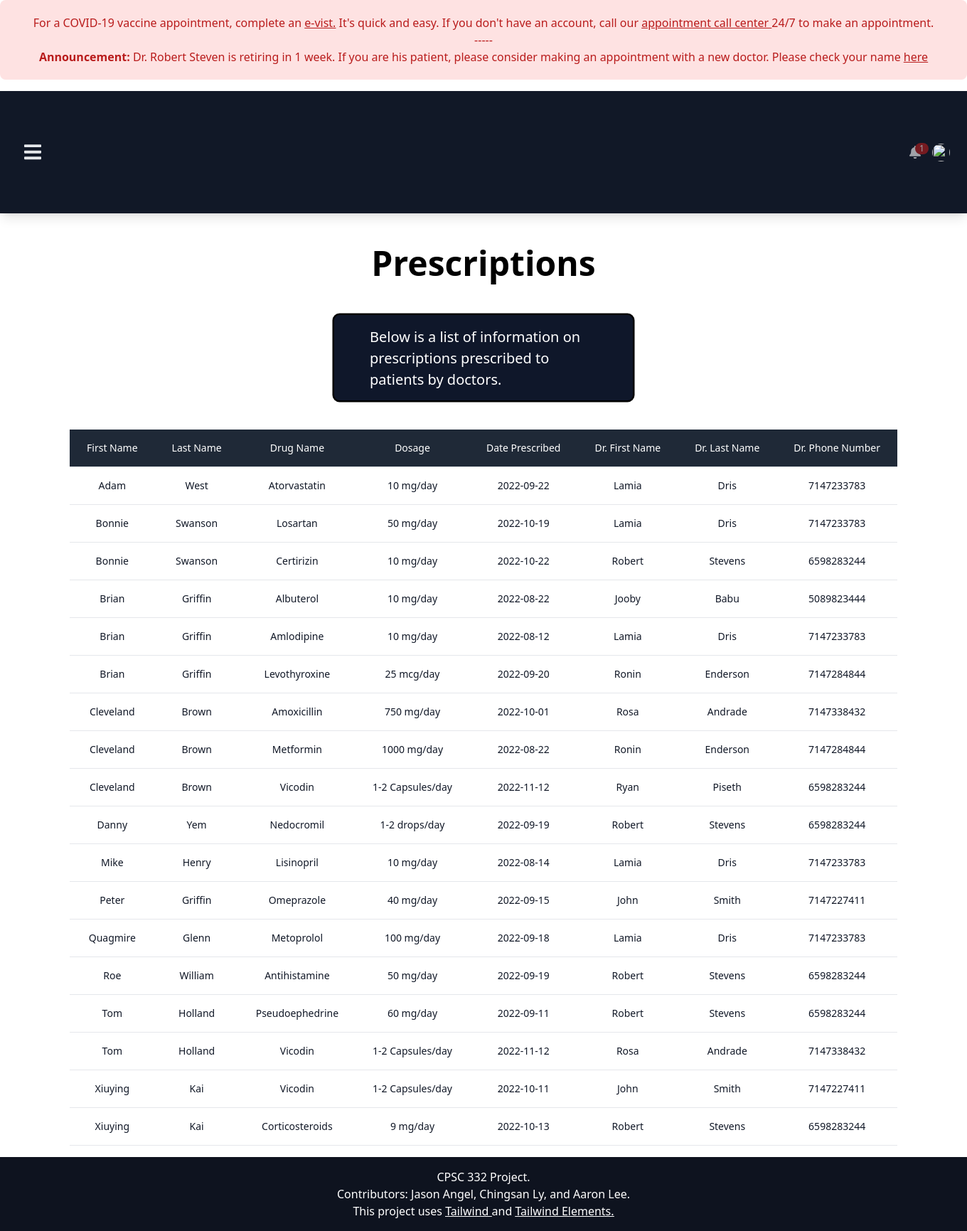
Page /prescriptions.php on the committed database.
### tables this page shows
CREATE TABLE Patient (
  SSN int NOT NULL,
  Last_Name varchar(50),
  PhoneNumber varchar(10),
  Street_Name varchar(50),
  Street_Number varchar(50),
  City varchar(50),
  State varchar(2),
  Zip_Code varchar(9),
  First_Name varchar(10),
  Insurance_ID varchar(15)
);

CREATE TABLE Prescription (
	Prescription_ID int NOT NULL,
    Drug_Name varchar(50),
    Dosage varchar(50),
    Number_Refill int,
    Date_Prescribed DATE,
    Most_Recent_Filling DATE,
    Prescribed_by varchar(50),
    Patient_SSN int NOT NULL,
    FOREIGN KEY (Patient_SSN) REFERENCES Patient(SSN)
    );

CREATE TABLE Drug (
	Drug_Name varchar(50) PRIMARY KEY,
    Dosage varchar(50)
    );

CREATE TABLE Doctor_Prescribe (
	Prescription_ID INT NOT NULL,
    Date_Prescribed DATE,
    Prescribed_by varchar(50),
    FOREIGN KEY (Prescribed_by) REFERENCES Doctor(DoctorID)
);

CREATE TABLE Doctor (
	DoctorID varchar(50),
    Last_Name varchar(50),
    First_Name varchar(50) UNIQUE,
    Phone_Number varchar(10),
    Specialty varchar(40),
    Salary varchar(40)
    
    );

### prescriptions.php (the view, shortened to what this page needs)
<!DOCTYPE html>
<html lang="en">
<?php include('header.php'); ?>
<main style="min-height: calc(100vh - 176px - 104px);">
    <h1 class="font-semibold leading-tight text-5xl mt-0 mb-2 text-grey-600 bold text-center mt-10">Prescriptions</h1>
    <div class="flex items-center justify-center mb-10 scale-125">
        <div class="border-2 border-black bg-slate-900 basis-3/12 text-white rounded-lg mt-10 px-10 py-3">
            <p>Below is a list of information on prescriptions prescribed to patients by doctors.</p>
        </div>
    </div>
    <?php
        $server = 'localhost';
        $username = 'root';
        $password = '';
        $database = 'docOffice';
        $connection = new mysqli($server, $username, $password, $database, 3306) or die("not connected");
        $sql = "select Patient.First_Name, Patient.Last_Name, Prescription.Drug_Name, Drug.Dosage, Doctor_Prescribe.Date_Prescribed, Doctor.First_Name as Dr_Fname, Doctor.Last_Name as Dr_Lname, Doctor.Phone_Number as Dr_PhoneNum
                    from Patient, Prescription, Doctor, Doctor_Prescribe, Drug
                    where Prescription.Patient_SSN = Patient.SSN and Doctor_Prescribe.Prescribed_by = Doctor.DoctorID
                    AND Prescription.Drug_Name = Drug.Drug_Name
                    AND Prescription.Prescription_ID = Doctor_Prescribe.Prescription_ID
                    order by Patient.First_Name asc";
        $result = mysqli_query($connection, $sql);
        print "<div class = 'flex items-center justify-center'>";
        print "<div class='flex flex-ol'>";
        print "<div class='overflow-x-auto sm:-mx-6 lg:-mx-8'>";
        print "<div class='py-4 inline-block min-w-full sm:px-6 lg:px-8'>";
        print "<div class='overflow-hidden'>";
        print "<table class='min-w-full text-center'>";
        print "<thead class='border-b bg-gray-800'>";
        print "<tr>";
        print "<th scope='col' class='text-sm font-medium text-white px-6 py-4'>";
        print "First Name";
        print "</th>";
        print "<th scope='col' class='text-sm font-medium text-white px-6 py-4'>";
        print "Last Name";
        print "</th>";
        print "<th scope='col' class='text-sm font-medium text-white px-6 py-4'>";
        print "Drug Name";
        print "</th>";
        print "<th scope='col' class='text-sm font-medium text-white px-6 py-4'>";
        print "Dosage";
        print "</th>";
        print "<th scope='col' class='text-sm font-medium text-white px-6 py-4'>";
        print "Date Prescribed";
        print "</th>";
        print "<th scope='col' class='text-sm font-medium text-white px-6 py-4'>";
        print "Dr. First Name";
        print "</th>";
        print "<th scope='col' class='text-sm font-medium text-white px-6 py-4'>";
        print "Dr. Last Name";
        print "</th>";
        print "<th scope='col' class='text-sm font-medium text-white px-6 py-4'>";
        print "Dr. Phone Number";
        print "</th>";
        print "</tr>";
        print "</thead class='border-b'>";
        print "<tbody>";
        while ($row = mysqli_fetch_array($result)) {
            print "<tr class='bg-white border-b'>";
            print "<td class='text-sm text-gray-900 font-light px-6 py-4 whitespace-nowrap'>$row[First_Name]</td>";
            print "<td class='text-sm text-gray-900 font-light px-6 py-4 whitespace-nowrap'>$row[Last_Name]</td>";
            print "<td class='text-sm text-gray-900 font-light px-6 py-4 whitespace-nowrap'>$row[Drug_Name]</td>";
            print "<td class='text-sm text-gray-900 font-light px-6 py-4 whitespace-nowrap'>$row[Dosage]</td>";
            print "<td class='text-sm text-gray-900 font-light px-6 py-4 whitespace-nowrap'>$row[Date_Prescribed]</td>";
            print "<td class='text-sm text-gray-900 font-light px-6 py-4 whitespace-nowrap'>$row[Dr_Fname]</td>";
            print "<td class='text-sm text-gray-900 font-light px-6 py-4 whitespace-nowrap'>$row[Dr_Lname]</td>";
            print "<td class='text-sm text-gray-900 font-light px-6 py-4 whitespace-nowrap'>$row[Dr_PhoneNum]</td>";
            print "</tr class='bg-white border-b'>";
        }
        print "</tbody>";
        print "</table>";
        print "</div>";
        print "</div>";
        print "</div>";
        print "</div>";
        print "</div>";
    ?>
</main>
<?php include('footer.php'); ?>
</html>

### header.php (shortened to what this page needs)
<head>
  <script src="https://cdn.tailwindcss.com"></script>
  <link rel="stylesheet" href="https://cdnjs.cloudflare.com/ajax/libs/font-awesome/6.0.0/css/all.min.css" />
  <link rel="stylesheet" href="https://cdn.jsdelivr.net/npm/tw-elements/dist/css/index.min.css" />
</head>
<body class="overflow-x-hidden">
  <header>
    <div class="bg-red-100 rounded-lg py-5 px-6 mb-4 text-base text-red-700 mb-0 text-center" role="alert">
      For a COVID-19 vaccine appointment, complete an <u> e-vist.</u> It's quick and easy. If you don't have an account,
      call
      our <u> appointment call center </u> 24/7 to make an appointment.
      <br>
      <span> -----</span>
      <br>
      <b> Announcement: </b> Dr. Robert Steven is retiring in 1 week. If you are his patient, please consider making an
      appointment with a new doctor. Please check your name <u><a href="announcement.php">here</a></u>
    </div>
    <nav
      class="relative w-full flex flex-wrap items-center justify-between py-3 bg-gray-900 text-gray-200 shadow-lg navbar navbar-expand-lg navbar-light mt-0">
      <div class="container-fluid w-full flex flex-wrap items-center justify-between px-6">
        <button
          class="navbar-toggler text-gray-200 border-0 hover:shadow-none hover:no-underline py-2 px-2.5 bg-transparent focus:outline-none focus:ring-0 focus:shadow-none focus:no-underline"
          type="button" data-bs-toggle="collapse" data-bs-target="#navbarSupportedContent1"
          aria-controls="navbarSupportedContent" aria-expanded="false" aria-label="Toggle navigation">
        </button>
        <div class="flex items-center relative">
          <div class="dropdown relative">
            <a class="text-white opacity-60 hover:opacity-80 focus:opacity-80 mr-4 dropdown-toggle hidden-arrow flex items-center"
              href="#" id="dropdownMenuButton1" role="button" data-bs-toggle="dropdown" aria-expanded="false">
              <span class="text-white bg-red-700 absolute rounded-full text-xs -mt-2.5 ml-2 py-0 px-1.5">1</span>
            </a>
          </div>
          <div class="dropdown relative">
            <a class="dropdown-toggle flex items-center hidden-arrow" href="#" id="dropdownMenuButton2" role="button"
              data-bs-toggle="dropdown" aria-expanded="false">
              <img src="https://mdbootstrap.com/img/new/avatars/2.jpg" class="rounded-full"
                style="height: 25px; width: 25px" alt="" loading="lazy" />
            </a>
          </div>
        </div>
      </div>
    </nav>
  </header>

### footer.php
<footer class="text-center bg-gray-900 text-white">
  <div class="text-center p-4" style="background-color: rgba(0, 0, 0, 0.2);">
    CPSC 332 Project.</br>
    <a class="text-white" href="https://tailwind-elements.com/">Contributors: Jason Angel, Chingsan Ly, and Aaron Lee.
      </br> This project uses <u> <a href="https://tailwindcss.com/" target="_blank"> Tailwind </a> </u> and <u> <a
          href="https://tailwind-elements.com/" target="_blank"> Tailwind Elements.</a> </u>
  </div>
</footer>
</body>

### rows in the picture
patient: First_Name "Adam", Last_Name "West", prescription.Drug_Name "Atorvastatin", drug.Dosage "10 mg/day", doctor_prescribe.Date_Prescribed "2022-09-22", doctor.First_Name "Lamia", doctor.Last_Name "Dris", doctor.Phone_Number "7147233783"
patient: First_Name "Bonnie", Last_Name "Swanson", prescription.Drug_Name "Losartan", drug.Dosage "50 mg/day", doctor_prescribe.Date_Prescribed "2022-10-19", doctor.First_Name "Lamia", doctor.Last_Name "Dris", doctor.Phone_Number "7147233783", prescription.Drug_Name "Certirizin", drug.Dosage "10 mg/day", doctor_prescribe.Date_Prescribed "2022-10-22", doctor.First_Name "Robert", doctor.Last_Name "Stevens", doctor.Phone_Number "6598283244"
patient: First_Name "Brian", Last_Name "Griffin", prescription.Drug_Name "Albuterol", drug.Dosage "10 mg/day", doctor_prescribe.Date_Prescribed "2022-08-22", doctor.First_Name "Jooby", doctor.Last_Name "Babu", doctor.Phone_Number "5089823444", prescription.Drug_Name "Amlodipine", doctor_prescribe.Date_Prescribed "2022-08-12", doctor.First_Name "Lamia", doctor.Last_Name "Dris", doctor.Phone_Number "7147233783", prescription.Drug_Name "Levothyroxine", drug.Dosage "25 mcg/day", doctor_prescribe.Date_Prescribed "2022-09-20", doctor.First_Name "Ronin", doctor.Last_Name "Enderson", doctor.Phone_Number "7147284844"
patient: First_Name "Cleveland", Last_Name "Brown", prescription.Drug_Name "Amoxicillin", drug.Dosage "750 mg/day", doctor_prescribe.Date_Prescribed "2022-10-01", doctor.First_Name "Rosa", doctor.Last_Name "Andrade", doctor.Phone_Number "7147338432", prescription.Drug_Name "Metformin", drug.Dosage "1000 mg/day", doctor_prescribe.Date_Prescribed "2022-08-22", doctor.First_Name "Ronin", doctor.Last_Name "Enderson", doctor.Phone_Number "7147284844", prescription.Drug_Name "Vicodin", drug.Dosage "1-2 Capsules/day", doctor_prescribe.Date_Prescribed "2022-11-12", doctor.First_Name "Ryan", doctor.Last_Name "Piseth", doctor.Phone_Number "6598283244"
patient: First_Name "Danny", Last_Name "Yem", prescription.Drug_Name "Nedocromil", drug.Dosage "1-2 drops/day", doctor_prescribe.Date_Prescribed "2022-09-19", doctor.First_Name "Robert", doctor.Last_Name "Stevens", doctor.Phone_Number "6598283244"
patient: First_Name "Mike", Last_Name "Henry", prescription.Drug_Name "Lisinopril", drug.Dosage "10 mg/day", doctor_prescribe.Date_Prescribed "2022-08-14", doctor.First_Name "Lamia", doctor.Last_Name "Dris", doctor.Phone_Number "7147233783"
patient: First_Name "Peter", Last_Name "Griffin", prescription.Drug_Name "Omeprazole", drug.Dosage "40 mg/day", doctor_prescribe.Date_Prescribed "2022-09-15", doctor.First_Name "John", doctor.Last_Name "Smith", doctor.Phone_Number "7147227411"
patient: First_Name "Quagmire", Last_Name "Glenn", prescription.Drug_Name "Metoprolol", drug.Dosage "100 mg/day", doctor_prescribe.Date_Prescribed "2022-09-18", doctor.First_Name "Lamia", doctor.Last_Name "Dris", doctor.Phone_Number "7147233783"
patient: First_Name "Roe", Last_Name "William", prescription.Drug_Name "Antihistamine", drug.Dosage "50 mg/day", doctor_prescribe.Date_Prescribed "2022-09-19", doctor.First_Name "Robert", doctor.Last_Name "Stevens", doctor.Phone_Number "6598283244"
patient: First_Name "Tom", Last_Name "Holland", prescription.Drug_Name "Pseudoephedrine", drug.Dosage "60 mg/day", doctor_prescribe.Date_Prescribed "2022-09-11", doctor.First_Name "Robert", doctor.Last_Name "Stevens", doctor.Phone_Number "6598283244", prescription.Drug_Name "Vicodin", drug.Dosage "1-2 Capsules/day", doctor_prescribe.Date_Prescribed "2022-11-12", doctor.First_Name "Rosa", doctor.Last_Name "Andrade", doctor.Phone_Number "7147338432"
patient: First_Name "Xiuying", Last_Name "Kai", prescription.Drug_Name "Vicodin", drug.Dosage "1-2 Capsules/day", doctor_prescribe.Date_Prescribed "2022-10-11", doctor.First_Name "John", doctor.Last_Name "Smith", doctor.Phone_Number "7147227411", prescription.Drug_Name "Corticosteroids", drug.Dosage "9 mg/day", doctor_prescribe.Date_Prescribed "2022-10-13", doctor.First_Name "Robert", doctor.Last_Name "Stevens", doctor.Phone_Number "6598283244"
